Frame 1 (no input): blank canvas, image omitted
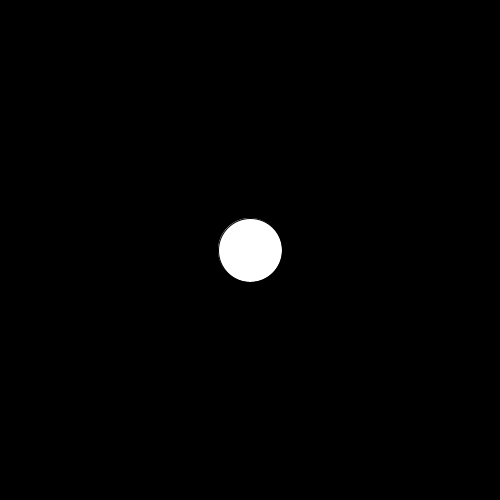
Frame 60 (the mouse pressed at the canvas centre just before this capture)
Frame 120 (the mouse held since frame 60 and released just before this capture): identical to frame 60, image omitted

The Processing sketch that drew this single still picture (run headless with seeded random() and noise(); from frame 60 on, the mouse is pressed at the canvas centre):

// Processing sketch: variables
// ── variables.pde
/*
 * Example of using variables
 */

//Real numbers - numbers that include decimals
float diameter; //diameter of circle

void settings() {
  size(500, 500);
}

void setup() {
  diameter = 5;
}

//draw an ever-growing circle
void draw() {
  background(0);
  ellipse(width/2, height/2, diameter, diameter);
  diameter = diameter + 1;
}

//change diameter back to 5 on mouse click
void mousePressed() {
  diameter = 5;
}

//pick a new colour based on key press
void keyPressed() {
  fill(random(255), random(255), random(255));
}
